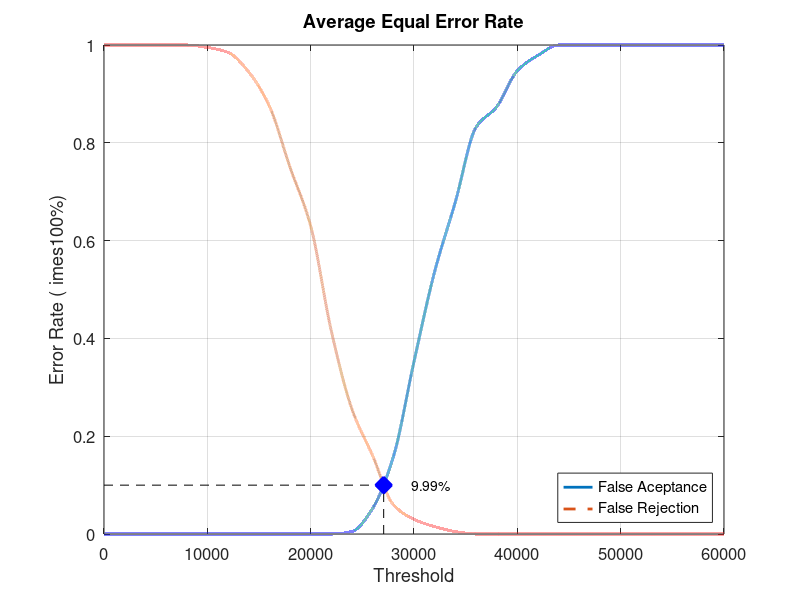
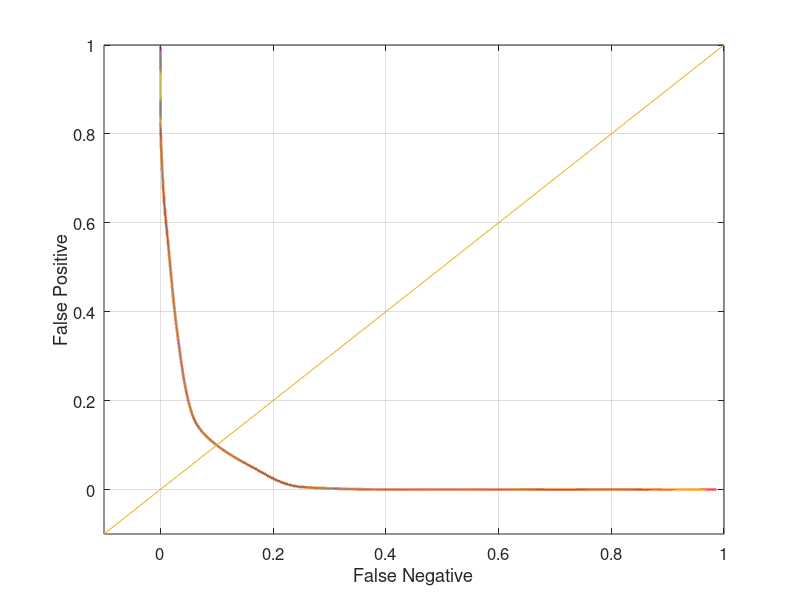

Recreate these plots in MATLAB, in order.
close all;
clear;
clc;
x = 0:2000:60000;
xq = 0:0.5:60000;

y0 = [0 0 0 0 0 0 0 0 0 0 0 0 0.00526316 0.0526316 0.157895 0.352632 0.536842 0.678947 0.831579 0.873684 0.947368 0.978947 1 1 1 1 1 1 1 1 1]
yy0 = interp1(x, y0, xq, 'pchip');
y1 = [1 1 1 1 1 0.995 0.985 0.945 0.875 0.75 0.63 0.415 0.255 0.16 0.06 0.03 0.015 0.005 0 0 0 0 0 0 0 0 0 0 0 0 0]
yy1 = interp1(x, y1, xq, 'pchip');

% Calculating EER: 
y2 = abs(y0 - y1);
find(y2 == min(y2))
yy2 = abs(yy0 - yy1);
xEER = find(yy2 == min(yy2));
xEERIndex = xq(xEER) % X-axis EER
yEER = yy0(xEER) % Y-axis EER

main = figure
plot(xq, yy0,'-','LineWidth', 2);	hold on
plot(xq, yy1,'--','LineWidth', 2);	hold on
plot([xEERIndex xEERIndex], [0 yEER], 'k--');	hold on
plot([0 xEERIndex], [yEER yEER], 'k--');	hold on
plot(xEERIndex, yEER, 'bx', 'LineWidth', 10);	hold on
text(xEERIndex + 10 * xEERIndex / 100, yEER, [num2str(round((10000 * yEER)) / 100) '%'])
legend('False Aceptance', 'False Rejection', 'Location', 'SouthEast')
xlabel('Threshold')
ylabel('Error Rate (	imes100%)')
title('Average Equal Error Rate')
set(gca, 'FontSize', 12)
axis([0 60000 0 1])
grid on

print(main, 'Database3_2Main', '-dpng');
FNRxFPR = figure('Color', [1 1 1]);
plot(yy1, yy0, '-', yy1, yy0, 'LineWidth', 2);
hold on
y = -0.1:0.1:1
plot(y, y); 
set(gca, 'FontSize', 12)
xlabel('False Negative')
ylabel('False Positive')
axis([-0.1 1 -0.1 1])
set(gca, 'FontSize', 12)
grid on

print(FNRxFPR, 'Database3_2FNRxFPR','-dpng');
